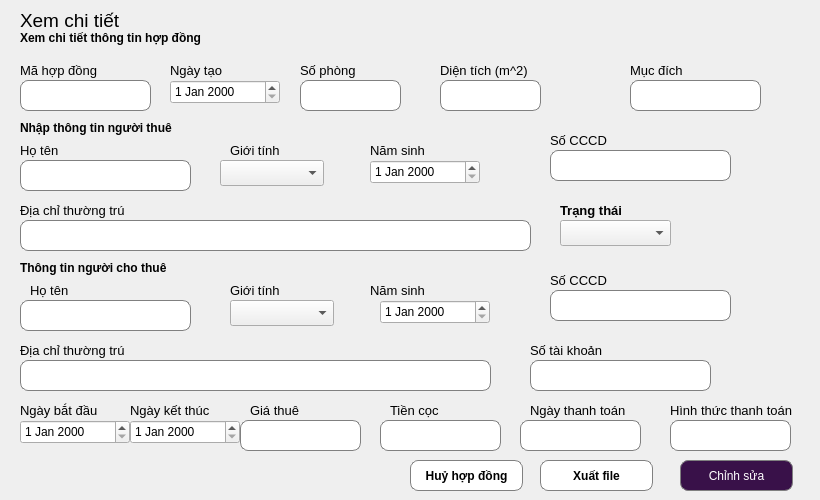
    <widget class="QWidget" name="page_2">
     <widget class="QLineEdit" name="lne_mahopdong_2">
      <property name="geometry">
       <rect>
        <x>20</x>
        <y>80</y>
        <width>131</width>
        <height>31</height>
       </rect>
      </property>
      <property name="styleSheet">
       <string notr="true">QLineEdit {
    border: 1px solid gray;
    border-radius: 8px;
    padding: 5px;
}</string>
      </property>
      <property name="text">
       <string/>
      </property>
      <property name="alignment">
       <set>Qt::AlignCenter</set>
      </property>
     </widget>
     <widget class="QLabel" name="label_108">
      <property name="geometry">
       <rect>
        <x>170</x>
        <y>60</y>
        <width>91</width>
        <height>21</height>
       </rect>
      </property>
      <property name="font">
       <font>
        <pointsize>10</pointsize>
        <weight>50</weight>
        <bold>false</bold>
       </font>
      </property>
      <property name="text">
       <string>Ngày tạo</string>
      </property>
     </widget>
     <widget class="QLineEdit" name="lne_dcthuongtru_3">
      <property name="geometry">
       <rect>
        <x>20</x>
        <y>360</y>
        <width>471</width>
        <height>31</height>
       </rect>
      </property>
      <property name="styleSheet">
       <string notr="true">QLineEdit {
    border: 1px solid gray;
    border-radius: 8px;
    padding: 5px;
}</string>
      </property>
      <property name="text">
       <string/>
      </property>
      <property name="alignment">
       <set>Qt::AlignCenter</set>
      </property>
     </widget>
     <widget class="QLabel" name="label_109">
      <property name="geometry">
       <rect>
        <x>370</x>
        <y>140</y>
        <width>101</width>
        <height>21</height>
       </rect>
      </property>
      <property name="font">
       <font>
        <pointsize>10</pointsize>
        <weight>50</weight>
        <bold>false</bold>
       </font>
      </property>
      <property name="text">
       <string>Năm sinh</string>
      </property>
     </widget>
     <widget class="QLabel" name="label_110">
      <property name="geometry">
       <rect>
        <x>20</x>
        <y>400</y>
        <width>121</width>
        <height>21</height>
       </rect>
      </property>
      <property name="font">
       <font>
        <pointsize>10</pointsize>
        <weight>50</weight>
        <bold>false</bold>
       </font>
      </property>
      <property name="text">
       <string>Ngày bắt đầu</string>
      </property>
     </widget>
     <widget class="QDateEdit" name="date_ngaybd_2">
      <property name="geometry">
       <rect>
        <x>20</x>
        <y>420</y>
        <width>110</width>
        <height>24</height>
       </rect>
      </property>
     </widget>
     <widget class="QComboBox" name="cbo_gioitinh_3">
      <property name="geometry">
       <rect>
        <x>230</x>
        <y>300</y>
        <width>104</width>
        <height>26</height>
       </rect>
      </property>
     </widget>
     <widget class="QLabel" name="label_111">
      <property name="geometry">
       <rect>
        <x>390</x>
        <y>400</y>
        <width>121</width>
        <height>21</height>
       </rect>
      </property>
      <property name="font">
       <font>
        <pointsize>10</pointsize>
        <weight>50</weight>
        <bold>false</bold>
       </font>
      </property>
      <property name="text">
       <string>Tiền cọc</string>
      </property>
     </widget>
     <widget class="QLineEdit" name="lne_hoten_3">
      <property name="geometry">
       <rect>
        <x>20</x>
        <y>300</y>
        <width>171</width>
        <height>31</height>
       </rect>
      </property>
      <property name="styleSheet">
       <string notr="true">QLineEdit {
    border: 1px solid gray;
    border-radius: 8px;
    padding: 5px;
}</string>
      </property>
      <property name="text">
       <string/>
      </property>
      <property name="alignment">
       <set>Qt::AlignCenter</set>
      </property>
     </widget>
     <widget class="QLabel" name="label_112">
      <property name="geometry">
       <rect>
        <x>300</x>
        <y>60</y>
        <width>91</width>
        <height>21</height>
       </rect>
      </property>
      <property name="font">
       <font>
        <pointsize>10</pointsize>
        <weight>50</weight>
        <bold>false</bold>
       </font>
      </property>
      <property name="text">
       <string>Số phòng</string>
      </property>
     </widget>
     <widget class="QPushButton" name="btn_capnhat_2">
      <property name="geometry">
       <rect>
        <x>680</x>
        <y>460</y>
        <width>113</width>
        <height>31</height>
       </rect>
      </property>
      <property name="styleSheet">
       <string notr="true">QPushButton {
 border: 1px solid gray;
 border-radius: 8px;
 padding: 5px;
 background-color: #391149;
 color: white;
}</string>
      </property>
      <property name="text">
       <string>Chỉnh sửa</string>
      </property>
     </widget>
     <widget class="QDateEdit" name="date_namsinh_3">
      <property name="geometry">
       <rect>
        <x>380</x>
        <y>300</y>
        <width>110</width>
        <height>24</height>
       </rect>
      </property>
     </widget>
     <widget class="QLabel" name="label_113">
      <property name="geometry">
       <rect>
        <x>560</x>
        <y>200</y>
        <width>121</width>
        <height>21</height>
       </rect>
      </property>
      <property name="font">
       <font>
        <pointsize>10</pointsize>
        <weight>75</weight>
        <bold>true</bold>
       </font>
      </property>
      <property name="text">
       <string>Trạng thái</string>
      </property>
     </widget>
     <widget class="QLabel" name="label_114">
      <property name="geometry">
       <rect>
        <x>250</x>
        <y>400</y>
        <width>121</width>
        <height>21</height>
       </rect>
      </property>
      <property name="font">
       <font>
        <pointsize>10</pointsize>
        <weight>50</weight>
        <bold>false</bold>
       </font>
      </property>
      <property name="text">
       <string>Giá thuê</string>
      </property>
     </widget>
     <widget class="QLabel" name="label_115">
      <property name="geometry">
       <rect>
        <x>20</x>
        <y>10</y>
        <width>121</width>
        <height>21</height>
       </rect>
      </property>
      <property name="font">
       <font>
        <pointsize>14</pointsize>
        <weight>50</weight>
        <bold>false</bold>
       </font>
      </property>
      <property name="text">
       <string>Xem chi tiết</string>
      </property>
     </widget>
     <widget class="QLineEdit" name="lne_ngaythanhtoan_2">
      <property name="geometry">
       <rect>
        <x>520</x>
        <y>420</y>
        <width>121</width>
        <height>31</height>
       </rect>
      </property>
      <property name="styleSheet">
       <string notr="true">QLineEdit {
    border: 1px solid gray;
    border-radius: 8px;
    padding: 5px;
}</string>
      </property>
      <property name="text">
       <string/>
      </property>
      <property name="alignment">
       <set>Qt::AlignCenter</set>
      </property>
     </widget>
     <widget class="QLabel" name="label_116">
      <property name="geometry">
       <rect>
        <x>30</x>
        <y>280</y>
        <width>121</width>
        <height>21</height>
       </rect>
      </property>
      <property name="font">
       <font>
        <pointsize>10</pointsize>
        <weight>50</weight>
        <bold>false</bold>
       </font>
      </property>
      <property name="text">
       <string>Họ tên</string>
      </property>
     </widget>
     <widget class="QLabel" name="label_117">
      <property name="geometry">
       <rect>
        <x>20</x>
        <y>140</y>
        <width>121</width>
        <height>21</height>
       </rect>
      </property>
      <property name="font">
       <font>
        <pointsize>10</pointsize>
        <weight>50</weight>
        <bold>false</bold>
       </font>
      </property>
      <property name="text">
       <string>Họ tên</string>
      </property>
     </widget>
     <widget class="QPushButton" name="btn_huyhopdong">
      <property name="geometry">
       <rect>
        <x>410</x>
        <y>460</y>
        <width>113</width>
        <height>31</height>
       </rect>
      </property>
      <property name="font">
       <font>
        <weight>75</weight>
        <bold>true</bold>
       </font>
      </property>
      <property name="styleSheet">
       <string notr="true">QPushButton {
 border: 1px solid gray;
 border-radius: 8px;
 padding: 5px;
 color: black;
background-color: white
}</string>
      </property>
      <property name="text">
       <string>Huỷ hợp đồng</string>
      </property>
     </widget>
     <widget class="QDateEdit" name="date_ngaytao_2">
      <property name="geometry">
       <rect>
        <x>170</x>
        <y>80</y>
        <width>110</width>
        <height>24</height>
       </rect>
      </property>
     </widget>
     <widget class="QLabel" name="label_118">
      <property name="geometry">
       <rect>
        <x>630</x>
        <y>60</y>
        <width>111</width>
        <height>21</height>
       </rect>
      </property>
      <property name="font">
       <font>
        <pointsize>10</pointsize>
        <weight>50</weight>
        <bold>false</bold>
       </font>
      </property>
      <property name="text">
       <string>Mục đích</string>
      </property>
     </widget>
     <widget class="QLineEdit" name="lne_cccd_3">
      <property name="geometry">
       <rect>
        <x>550</x>
        <y>150</y>
        <width>181</width>
        <height>31</height>
       </rect>
      </property>
      <property name="styleSheet">
       <string notr="true">QLineEdit {
    border: 1px solid gray;
    border-radius: 8px;
    padding: 5px;
}</string>
      </property>
      <property name="text">
       <string/>
      </property>
      <property name="alignment">
       <set>Qt::AlignCenter</set>
      </property>
     </widget>
     <widget class="QLineEdit" name="lne_mucdich_2">
      <property name="geometry">
       <rect>
        <x>630</x>
        <y>80</y>
        <width>131</width>
        <height>31</height>
       </rect>
      </property>
      <property name="styleSheet">
       <string notr="true">QLineEdit {
    border: 1px solid gray;
    border-radius: 8px;
    padding: 5px;
}</string>
      </property>
      <property name="text">
       <string/>
      </property>
      <property name="alignment">
       <set>Qt::AlignCenter</set>
      </property>
     </widget>
     <widget class="QLineEdit" name="lne_cccd_4">
      <property name="geometry">
       <rect>
        <x>550</x>
        <y>290</y>
        <width>181</width>
        <height>31</height>
       </rect>
      </property>
      <property name="styleSheet">
       <string notr="true">QLineEdit {
    border: 1px solid gray;
    border-radius: 8px;
    padding: 5px;
}</string>
      </property>
      <property name="text">
       <string/>
      </property>
      <property name="alignment">
       <set>Qt::AlignCenter</set>
      </property>
     </widget>
     <widget class="QDateEdit" name="date_namsinh_4">
      <property name="geometry">
       <rect>
        <x>370</x>
        <y>160</y>
        <width>110</width>
        <height>24</height>
       </rect>
      </property>
     </widget>
     <widget class="QLabel" name="label_119">
      <property name="geometry">
       <rect>
        <x>20</x>
        <y>30</y>
        <width>231</width>
        <height>16</height>
       </rect>
      </property>
      <property name="font">
       <font>
        <weight>75</weight>
        <bold>true</bold>
       </font>
      </property>
      <property name="text">
       <string>Xem chi tiết thông tin hợp đồng</string>
      </property>
     </widget>
     <widget class="QLineEdit" name="lne_dientich_2">
      <property name="geometry">
       <rect>
        <x>440</x>
        <y>80</y>
        <width>101</width>
        <height>31</height>
       </rect>
      </property>
      <property name="styleSheet">
       <string notr="true">QLineEdit {
    border: 1px solid gray;
    border-radius: 8px;
    padding: 5px;
}</string>
      </property>
      <property name="text">
       <string/>
      </property>
      <property name="alignment">
       <set>Qt::AlignCenter</set>
      </property>
     </widget>
     <widget class="QLabel" name="label_120">
      <property name="geometry">
       <rect>
        <x>370</x>
        <y>280</y>
        <width>101</width>
        <height>21</height>
       </rect>
      </property>
      <property name="font">
       <font>
        <pointsize>10</pointsize>
        <weight>50</weight>
        <bold>false</bold>
       </font>
      </property>
      <property name="text">
       <string>Năm sinh</string>
      </property>
     </widget>
     <widget class="QLabel" name="label_121">
      <property name="geometry">
       <rect>
        <x>130</x>
        <y>400</y>
        <width>121</width>
        <height>21</height>
       </rect>
      </property>
      <property name="font">
       <font>
        <pointsize>10</pointsize>
        <weight>50</weight>
        <bold>false</bold>
       </font>
      </property>
      <property name="text">
       <string>Ngày kết thúc</string>
      </property>
     </widget>
     <widget class="QLineEdit" name="lne_sophong_2">
      <property name="geometry">
       <rect>
        <x>300</x>
        <y>80</y>
        <width>101</width>
        <height>31</height>
       </rect>
      </property>
      <property name="styleSheet">
       <string notr="true">QLineEdit {
    border: 1px solid gray;
    border-radius: 8px;
    padding: 5px;
}</string>
      </property>
      <property name="text">
       <string/>
      </property>
      <property name="alignment">
       <set>Qt::AlignCenter</set>
      </property>
     </widget>
     <widget class="QLabel" name="label_122">
      <property name="geometry">
       <rect>
        <x>530</x>
        <y>340</y>
        <width>121</width>
        <height>21</height>
       </rect>
      </property>
      <property name="font">
       <font>
        <pointsize>10</pointsize>
        <weight>50</weight>
        <bold>false</bold>
       </font>
      </property>
      <property name="text">
       <string>Số tài khoản</string>
      </property>
     </widget>
     <widget class="QLabel" name="label_123">
      <property name="geometry">
       <rect>
        <x>440</x>
        <y>60</y>
        <width>121</width>
        <height>21</height>
       </rect>
      </property>
      <property name="font">
       <font>
        <pointsize>10</pointsize>
        <weight>50</weight>
        <bold>false</bold>
       </font>
      </property>
      <property name="text">
       <string>Diện tích (m^2) </string>
      </property>
     </widget>
     <widget class="QLabel" name="label_124">
      <property name="geometry">
       <rect>
        <x>20</x>
        <y>120</y>
        <width>231</width>
        <height>16</height>
       </rect>
      </property>
      <property name="font">
       <font>
        <weight>75</weight>
        <bold>true</bold>
       </font>
      </property>
      <property name="text">
       <string>Nhập thông tin người thuê</string>
      </property>
     </widget>
     <widget class="QLabel" name="label_125">
      <property name="geometry">
       <rect>
        <x>20</x>
        <y>200</y>
        <width>121</width>
        <height>21</height>
       </rect>
      </property>
      <property name="font">
       <font>
        <pointsize>10</pointsize>
        <weight>50</weight>
        <bold>false</bold>
       </font>
      </property>
      <property name="text">
       <string>Địa chỉ thường trú</string>
      </property>
     </widget>
     <widget class="QLabel" name="label_126">
      <property name="geometry">
       <rect>
        <x>530</x>
        <y>400</y>
        <width>121</width>
        <height>21</height>
       </rect>
      </property>
      <property name="font">
       <font>
        <pointsize>10</pointsize>
        <weight>50</weight>
        <bold>false</bold>
       </font>
      </property>
      <property name="text">
       <string>Ngày thanh toán</string>
      </property>
     </widget>
     <widget class="QLabel" name="label_127">
      <property name="geometry">
       <rect>
        <x>670</x>
        <y>400</y>
        <width>141</width>
        <height>21</height>
       </rect>
      </property>
      <property name="font">
       <font>
        <pointsize>10</pointsize>
        <weight>50</weight>
        <bold>false</bold>
       </font>
      </property>
      <property name="text">
       <string>Hình thức thanh toán</string>
      </property>
     </widget>
     <widget class="QLineEdit" name="lne_hoten_4">
      <property name="geometry">
       <rect>
        <x>20</x>
        <y>160</y>
        <width>171</width>
        <height>31</height>
       </rect>
      </property>
      <property name="styleSheet">
       <string notr="true">QLineEdit {
    border: 1px solid gray;
    border-radius: 8px;
    padding: 5px;
}</string>
      </property>
      <property name="text">
       <string/>
      </property>
      <property name="alignment">
       <set>Qt::AlignCenter</set>
      </property>
     </widget>
     <widget class="QLabel" name="label_128">
      <property name="geometry">
       <rect>
        <x>20</x>
        <y>340</y>
        <width>121</width>
        <height>21</height>
       </rect>
      </property>
      <property name="font">
       <font>
        <pointsize>10</pointsize>
        <weight>50</weight>
        <bold>false</bold>
       </font>
      </property>
      <property name="text">
       <string>Địa chỉ thường trú</string>
      </property>
     </widget>
     <widget class="QLineEdit" name="lne_dcthuongtru_4">
      <property name="geometry">
       <rect>
        <x>20</x>
        <y>220</y>
        <width>511</width>
        <height>31</height>
       </rect>
      </property>
      <property name="styleSheet">
       <string notr="true">QLineEdit {
    border: 1px solid gray;
    border-radius: 8px;
    padding: 5px;
}</string>
      </property>
      <property name="text">
       <string/>
      </property>
      <property name="alignment">
       <set>Qt::AlignCenter</set>
      </property>
     </widget>
     <widget class="QLineEdit" name="lne_htthanhtoan_2">
      <property name="geometry">
       <rect>
        <x>670</x>
        <y>420</y>
        <width>121</width>
        <height>31</height>
       </rect>
      </property>
      <property name="styleSheet">
       <string notr="true">QLineEdit {
    border: 1px solid gray;
    border-radius: 8px;
    padding: 5px;
}</string>
      </property>
      <property name="text">
       <string/>
      </property>
      <property name="alignment">
       <set>Qt::AlignCenter</set>
      </property>
     </widget>
     <widget class="QLabel" name="label_129">
      <property name="geometry">
       <rect>
        <x>230</x>
        <y>280</y>
        <width>121</width>
        <height>21</height>
       </rect>
      </property>
      <property name="font">
       <font>
        <pointsize>10</pointsize>
        <weight>50</weight>
        <bold>false</bold>
       </font>
      </property>
      <property name="text">
       <string>Giới tính</string>
      </property>
     </widget>
     <widget class="QLabel" name="label_130">
      <property name="geometry">
       <rect>
        <x>20</x>
        <y>260</y>
        <width>231</width>
        <height>16</height>
       </rect>
      </property>
      <property name="font">
       <font>
        <weight>75</weight>
        <bold>true</bold>
       </font>
      </property>
      <property name="text">
       <string>Thông tin người cho thuê</string>
      </property>
     </widget>
     <widget class="QLineEdit" name="lne_tiencoc_2">
      <property name="geometry">
       <rect>
        <x>380</x>
        <y>420</y>
        <width>121</width>
        <height>31</height>
       </rect>
      </property>
      <property name="styleSheet">
       <string notr="true">QLineEdit {
    border: 1px solid gray;
    border-radius: 8px;
    padding: 5px;
}</string>
      </property>
      <property name="text">
       <string/>
      </property>
      <property name="alignment">
       <set>Qt::AlignCenter</set>
      </property>
     </widget>
     <widget class="QLineEdit" name="lne_stk_2">
      <property name="geometry">
       <rect>
        <x>530</x>
        <y>360</y>
        <width>181</width>
        <height>31</height>
       </rect>
      </property>
      <property name="styleSheet">
       <string notr="true">QLineEdit {
    border: 1px solid gray;
    border-radius: 8px;
    padding: 5px;
}</string>
      </property>
      <property name="text">
       <string/>
      </property>
      <property name="alignment">
       <set>Qt::AlignCenter</set>
      </property>
     </widget>
     <widget class="QDateEdit" name="date_ngaykt_2">
      <property name="geometry">
       <rect>
        <x>130</x>
        <y>420</y>
        <width>110</width>
        <height>24</height>
       </rect>
      </property>
     </widget>
     <widget class="QComboBox" name="cbo_trangthai_2">
      <property name="geometry">
       <rect>
        <x>560</x>
        <y>220</y>
        <width>111</width>
        <height>26</height>
       </rect>
      </property>
     </widget>
     <widget class="QLabel" name="label_131">
      <property name="geometry">
       <rect>
        <x>20</x>
        <y>60</y>
        <width>121</width>
        <height>21</height>
       </rect>
      </property>
      <property name="font">
       <font>
        <pointsize>10</pointsize>
        <weight>50</weight>
        <bold>false</bold>
       </font>
      </property>
      <property name="text">
       <string>Mã hợp đồng</string>
      </property>
     </widget>
     <widget class="QLabel" name="label_132">
      <property name="geometry">
       <rect>
        <x>550</x>
        <y>270</y>
        <width>121</width>
        <height>21</height>
       </rect>
      </property>
      <property name="font">
       <font>
        <pointsize>10</pointsize>
        <weight>50</weight>
        <bold>false</bold>
       </font>
      </property>
      <property name="text">
       <string>Số CCCD</string>
      </property>
     </widget>
     <widget class="QLineEdit" name="lne_giathue_2">
      <property name="geometry">
       <rect>
        <x>240</x>
        <y>420</y>
        <width>121</width>
        <height>31</height>
       </rect>
      </property>
      <property name="styleSheet">
       <string notr="true">QLineEdit {
    border: 1px solid gray;
    border-radius: 8px;
    padding: 5px;
}</string>
      </property>
      <property name="text">
       <string/>
      </property>
      <property name="alignment">
       <set>Qt::AlignCenter</set>
      </property>
     </widget>
     <widget class="QLabel" name="label_133">
      <property name="geometry">
       <rect>
        <x>230</x>
        <y>140</y>
        <width>121</width>
        <height>21</height>
       </rect>
      </property>
      <property name="font">
       <font>
        <pointsize>10</pointsize>
        <weight>50</weight>
        <bold>false</bold>
       </font>
      </property>
      <property name="text">
       <string>Giới tính</string>
      </property>
     </widget>
     <widget class="QLabel" name="label_134">
      <property name="geometry">
       <rect>
        <x>550</x>
        <y>130</y>
        <width>121</width>
        <height>21</height>
       </rect>
      </property>
      <property name="font">
       <font>
        <pointsize>10</pointsize>
        <weight>50</weight>
        <bold>false</bold>
       </font>
      </property>
      <property name="text">
       <string>Số CCCD</string>
      </property>
     </widget>
     <widget class="QComboBox" name="cbo_gioitinh_4">
      <property name="geometry">
       <rect>
        <x>220</x>
        <y>160</y>
        <width>104</width>
        <height>26</height>
       </rect>
      </property>
     </widget>
     <widget class="QPushButton" name="btn_xuatfile">
      <property name="geometry">
       <rect>
        <x>540</x>
        <y>460</y>
        <width>113</width>
        <height>31</height>
       </rect>
      </property>
      <property name="font">
       <font>
        <weight>75</weight>
        <bold>true</bold>
       </font>
      </property>
      <property name="styleSheet">
       <string notr="true">QPushButton {
 border: 1px solid gray;
 border-radius: 8px;
 padding: 5px;
 color: black;
background-color: white
}</string>
      </property>
      <property name="text">
       <string>Xuất file</string>
      </property>
     </widget>
    </widget>
